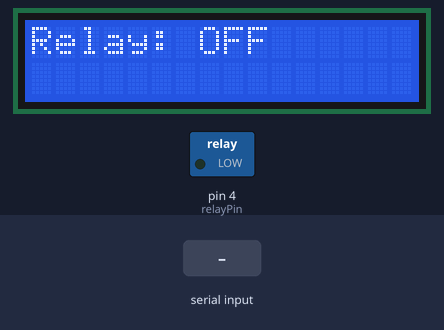
This program was run on a simulated Arduino Uno, built with avr-gcc and run on an emulated ATmega328P. Parts: 16×2 character LCD, switched loads named in the program (green lamp = pin HIGH). The inputs (shaded band) are chosen by the test bench.

Above: at 1.2 s.
1.3 s: "1" received over Serial
At 1.9 s:
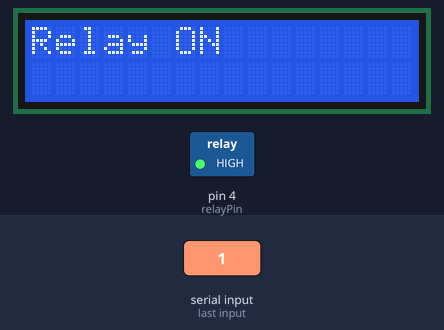
2.8 s: "3" received over Serial
At 3.2 s:
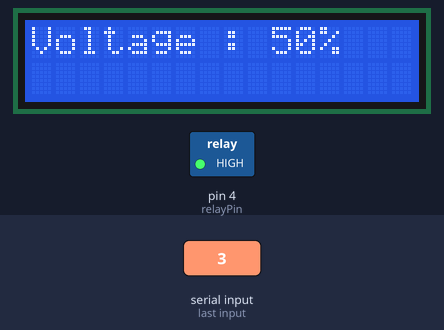
Timing chart, 0 to 5.8 s (numbered marks = the images above; inputs shaded):
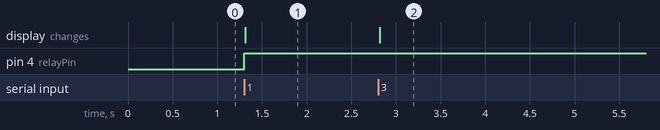

The program:

main.cpp
```cpp
#include <Arduino.h>
#include <Wire.h>
#include <LiquidCrystal_I2C.h>

const int buttonPin = 2;
const int relayPin = 4;
const int potPin = A0;

int buttonState = 0;
int relayState = LOW;
int voltagePercent = 0;

LiquidCrystal_I2C lcd(0x27, 16, 2);

void setup(){
Serial.begin(9600);
lcd.init();
lcd.backlight();
pinMode(buttonPin, INPUT);
pinMode(relayPin, OUTPUT);

// set up the initial relay state depend on your setting
digitalWrite(relayPin, relayState);

// read the voltage from the potentiometer and calculate the percentage
voltagePercent = map(analogRead(potPin), 0, 1023, 0, 100);

// print initial message to LCD
lcd.setCursor(0, 0);
lcd.print("Relay: OFF");

}

void loop(){
  char message = char(Serial.read());
  if(message == '1')
  {
    digitalWrite(relayPin, HIGH);
    lcd.clear();
    lcd.setCursor(0, 0);
    lcd.print("Relay ON");
  }

  if(message == '2')
  {
    digitalWrite(relayPin, LOW);
    lcd.clear();
    lcd.setCursor(0, 0);
    lcd.print("Relay OFF");
  }

if (message == '3')
  {
    lcd.clear();
    lcd.setCursor(0, 0);
    lcd.print("Voltage : ");
    lcd.print(voltagePercent);
    lcd.print("%");
  }
}

// const int buttonPin = 2;
// const int relayPin = 4;
// const int potPin = A0;

// int buttonState = 0;
// int relayState = LOW;
// int voltagePercent = 0;

// void setup() {
//   // initialize the LCD
//   lcd.init();
//   lcd.backlight();

//   // set up the button and relay pins
//   pinMode(buttonPin, INPUT);
//   pinMode(relayPin, OUTPUT);

//   // set up the initial relay state
//   digitalWrite(relayPin, relayState);

//   // print initial message to LCD
//   lcd.setCursor(0, 0);
//   lcd.print("Relay: OFF");
// }

// void loop() {
//   // read the button state
//   buttonState = digitalRead(buttonPin);

//   // check if the button is pressed
//   if (buttonState == HIGH) {
//     // toggle the relay state
//     relayState = !relayState;
//     digitalWrite(relayPin, relayState);

//     // update the LCD message
//     lcd.setCursor(0, 0);
//     lcd.print("Relay : ");
//     lcd.print(relayState == HIGH ? "ON " : "OFF");

//     // wait a moment before reading the potentiometer
//     delay(100);

//     // read the voltage from the potentiometer and calculate the percentage
//     voltagePercent = map(analogRead(potPin), 0, 1023, 0, 100);

//     // update the LCD message with the voltage percentage
//     lcd.setCursor(0, 1);
//     lcd.print("Voltage : ");
//     lcd.print(voltagePercent);
//     lcd.print("%");
//   }
// }
```

Measured:
- after the input at 1.3 s, pin 4 (relayPin): LOW → HIGH at once; the display: changes at once (image 1)
- after the input at 2.8 s, the display: changes at once (image 2)
